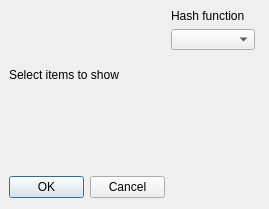
<?xml version="1.0" encoding="UTF-8"?>
<ui version="4.0">
 <class>SettingsWidget</class>
 <widget class="QWidget" name="SettingsWidget">
  <property name="geometry">
   <rect>
    <x>0</x>
    <y>0</y>
    <width>269</width>
    <height>209</height>
   </rect>
  </property>
  <property name="sizePolicy">
   <sizepolicy hsizetype="Fixed" vsizetype="Preferred">
    <horstretch>0</horstretch>
    <verstretch>0</verstretch>
   </sizepolicy>
  </property>
  <property name="minimumSize">
   <size>
    <width>269</width>
    <height>209</height>
   </size>
  </property>
  <property name="windowTitle">
   <string>Settings</string>
  </property>
  <widget class="QDialogButtonBox" name="buttonsExit">
   <property name="geometry">
    <rect>
     <x>9</x>
     <y>176</y>
     <width>156</width>
     <height>23</height>
    </rect>
   </property>
   <property name="sizePolicy">
    <sizepolicy hsizetype="Maximum" vsizetype="Expanding">
     <horstretch>0</horstretch>
     <verstretch>0</verstretch>
    </sizepolicy>
   </property>
   <property name="standardButtons">
    <set>QDialogButtonBox::Cancel|QDialogButtonBox::Ok</set>
   </property>
   <property name="centerButtons">
    <bool>true</bool>
   </property>
  </widget>
  <widget class="QWidget" name="">
   <property name="geometry">
    <rect>
     <x>9</x>
     <y>9</y>
     <width>146</width>
     <height>132</height>
    </rect>
   </property>
   <layout class="QVBoxLayout" name="layoutItemsToShow">
    <item>
     <widget class="QLabel" name="labelItems">
      <property name="sizePolicy">
       <sizepolicy hsizetype="Minimum" vsizetype="Maximum">
        <horstretch>0</horstretch>
        <verstretch>0</verstretch>
       </sizepolicy>
      </property>
      <property name="text">
       <string>Select items to show</string>
      </property>
     </widget>
    </item>
    <item>
     <layout class="QVBoxLayout" name="layoutCheckBoxToShow"/>
    </item>
   </layout>
  </widget>
  <widget class="QWidget" name="">
   <property name="geometry">
    <rect>
     <x>171</x>
     <y>9</y>
     <width>84</width>
     <height>41</height>
    </rect>
   </property>
   <layout class="QVBoxLayout" name="layoutHash">
    <item>
     <widget class="QLabel" name="labelHash">
      <property name="text">
       <string>Hash function</string>
      </property>
      <property name="alignment">
       <set>Qt::AlignLeading|Qt::AlignLeft|Qt::AlignVCenter</set>
      </property>
     </widget>
    </item>
    <item>
     <widget class="QComboBox" name="boxHash"/>
    </item>
   </layout>
  </widget>
 </widget>
 <resources/>
 <connections/>
</ui>
